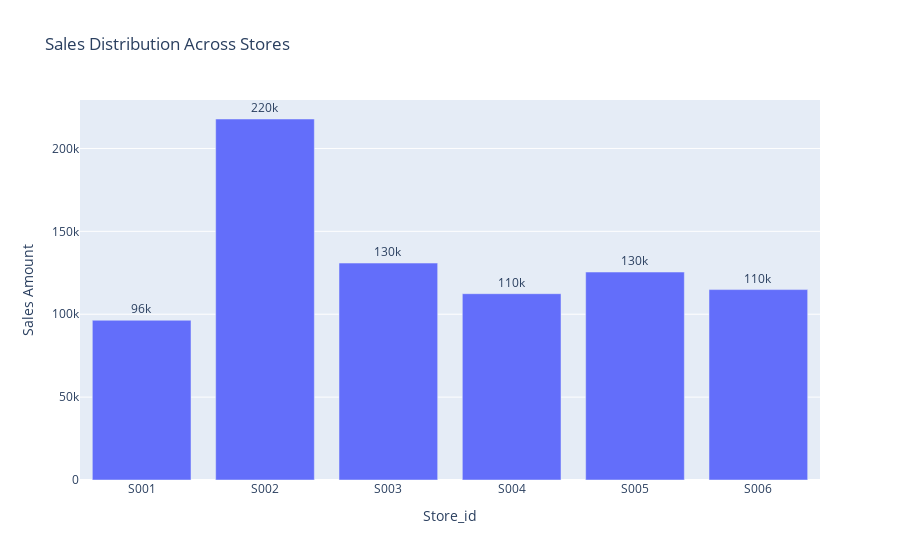

The cell this chart's notebook holds for it:
### Code cell
fig = px.bar(sales_by_store, x='Store_id', y='Sales Amount', title='Sales Distribution Across Stores', text='Sales Amount')
fig.update_traces(texttemplate='%{text:.2s}', textposition='outside')
fig.update_layout(uniformtext_minsize=8, uniformtext_mode='hide')
fig.show()

### Figure 1 — Plotly figure (JSON) as saved in the notebook; plotly's stock layout.template omitted (floating-point values rounded to 4 significant figures)
{"data": [{"alignmentgroup": "True", "hovertemplate": "Store_id=%{x}<br>Sales Amount=%{text}<extra></extra>", "legendgroup": "", "marker": {"color": "#636efa", "pattern": {"shape": ""}}, "name": "", "offsetgroup": "", "orientation": "v", "showlegend": false, "text": [96360.0, 217800.0, 130900.0, 112400.0, 125400.0, 114900.0], "textposition": "outside", "texttemplate": "%{text:.2s}", "type": "bar", "x": ["S001", "S002", "S003", "S004", "S005", "S006"], "xaxis": "x", "y": [96360.0, 217800.0, 130900.0, 112400.0, 125400.0, 114900.0], "yaxis": "y"}], "layout": {"barmode": "relative", "legend": {"tracegroupgap": 0}, "title": {"text": "Sales Distribution Across Stores"}, "uniformtext": {"minsize": 8, "mode": "hide"}, "xaxis": {"anchor": "y", "domain": [0, 1], "title": {"text": "Store_id"}}, "yaxis": {"anchor": "x", "domain": [0, 1], "title": {"text": "Sales Amount"}}}}
